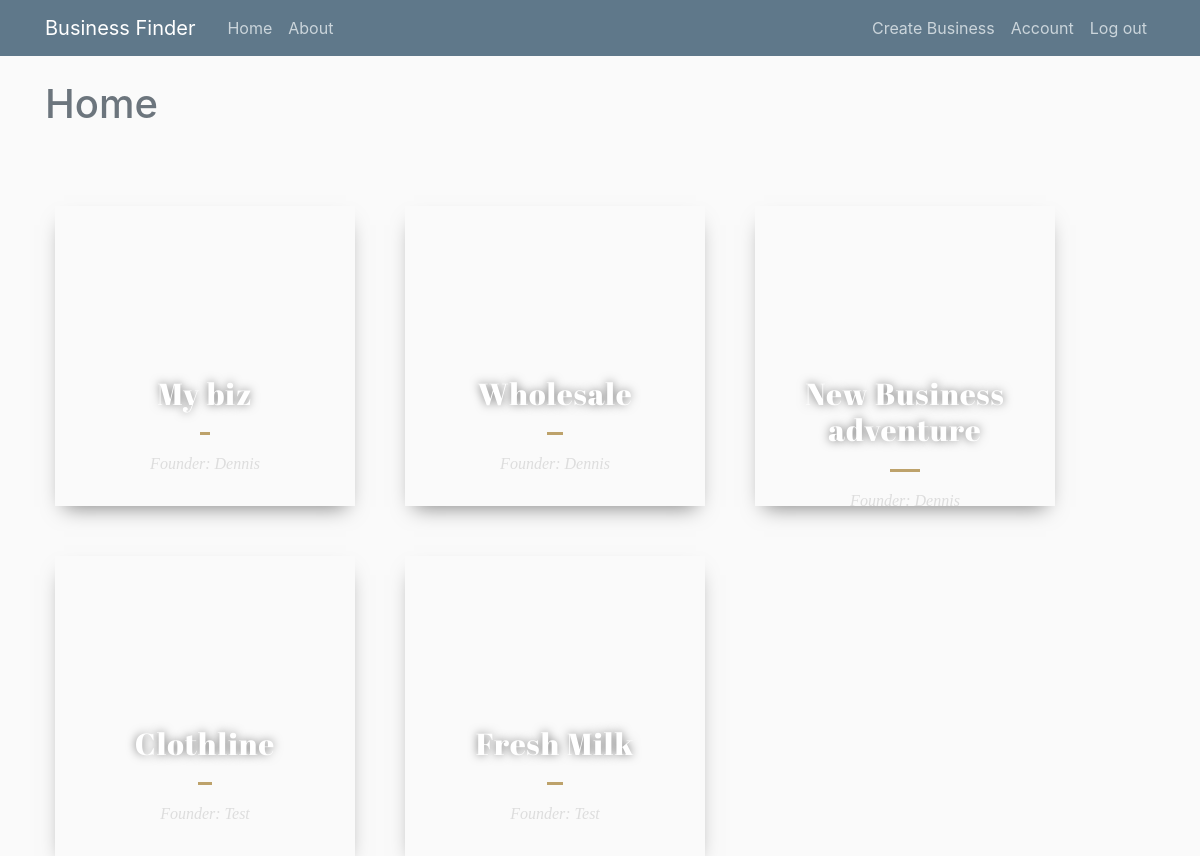
The app's page /index (signed in) with its own data.
### app/model.py (models this page shows, shortened)
class Business(db.Model):
    id = db.Column(db.Integer, primary_key=True)
    name = db.Column(db.String(100), nullable=False)
    description = db.Column(db.String(500), nullable=False)
    date_added = db.Column(db.DateTime, nullable=False, default=datetime.utcnow)
    user_id = db.Column(db.Integer, db.ForeignKey('user.id'), nullable=False)
    categories = db.relationship('Category', backref='business', lazy=True)
    locations = db.relationship('Location', backref='business', lazy=True)
    reviews = db.relationship('Review', backref='business', lazy=True)

class User(db.Model, UserMixin):
    id = db.Column(db.Integer, primary_key=True)
    username = db.Column(db.String(20), unique=True, nullable=False)
    email = db.Column(db.String(120), unique=True, nullable=False)
    image_file = db.Column(db.String(20), default='default.png', nullable=False)
    password = db.Column(db.String(64), nullable=False)
    businesses = db.relationship('Business', backref='owner', lazy=True)

### app/views.py (the view)
@app.route("/")
@app.route("/index")
def index():
    app = {
        "title":"Business Finder",
        "heading": "Home"
    }
    data = Business.query.all()
    return render_template("index.html", app=app, data=data)

### app/model.py (called while the page is built)
@login_manager.user_loader
def load_user(user_id):
    return User.query.get(int(user_id))

### app/templates/index.html (shortened to what this page needs)
{% extends "layout.html" %}
{% block content %}
    <h1 class="text-muted">{{app.heading}}</h1>
    <div class="grid-container">
            {% for post in data %}
                <div class="grid-item">
                    <div class="blog-card spring-fever">
                        <div class="title-content">
                            <h3><a href="#">{{post.name}}</a></h3>
                            <div class="intro"> Founder: {{post.owner.username}} </div>
                        </div>
                    </div>
                </div>
            {% endfor %}
    </div>
{% endblock content %}

### app/static/default.css (style rules this page uses)
body { background: #fafafa; color: #333333; margin-top: 5rem; }
h1, h2, h3, h4, h5, h6 { color: #444444; }
.grid-container { display: grid; grid-template-columns: auto auto auto; padding: 10px; grid-gap: 50px 50px; grid-template-columns: auto auto auto; }
.blog-card { width:300px; height: 300px; font-family: 'Droid Serif', serif; color:#fff; top: 20%; top: 20%; right: 0; left: 0; margin: 0 auto; position: relative; overflow: hidden; border-radius: 0px; box-shadow: 0px 10px 20px -9px rgba(0, 0, 0, 0.5); text-align: center; transition:all 0.4s; background: url(https://s3-us-west-2.amazonaws.com/s.cdpn.io/1765/bg-blog-card.jpg) center no-repeat; background-size: 100%; }
.blog-card a { color:#fff; text-decoration:none; transition:all 0.2s }
.title-content { text-align: center; margin: 170px 0 0 0; z-index: 20; width: 100%; top: 0; left: 0; transition:all 0.6s }
.blog-card h3 { font-size: 1.9em; font-weight: 400; letter-spacing: 1px; font-family: 'Abril Fatface', serif; margin-bottom: 0; display:inline-block; }
.blog-card h3 a { text-shadow: 0px 0px 10px rgba(0, 0, 0, 0.5); transition:all 0.2s }
h3:after { content: " "; display: block; width: 10%; height: 3px; margin: 20px auto; border: 0; background: #BDA26B; }
.intro { width: 170px; margin: 0 auto; color: #ddd; font-style: italic; line-height: 18px; }

### records on screen
Business: name "My biz", owner.username "Dennis"
Business: name "Wholesale", owner.username "Dennis"
Business: name "New Business adventure", owner.username "Dennis"
Business: name "Clothline", owner.username "Test"
Business: name "Fresh Milk", owner.username "Test"

### other values on screen
{{ app.heading }} "Home"
